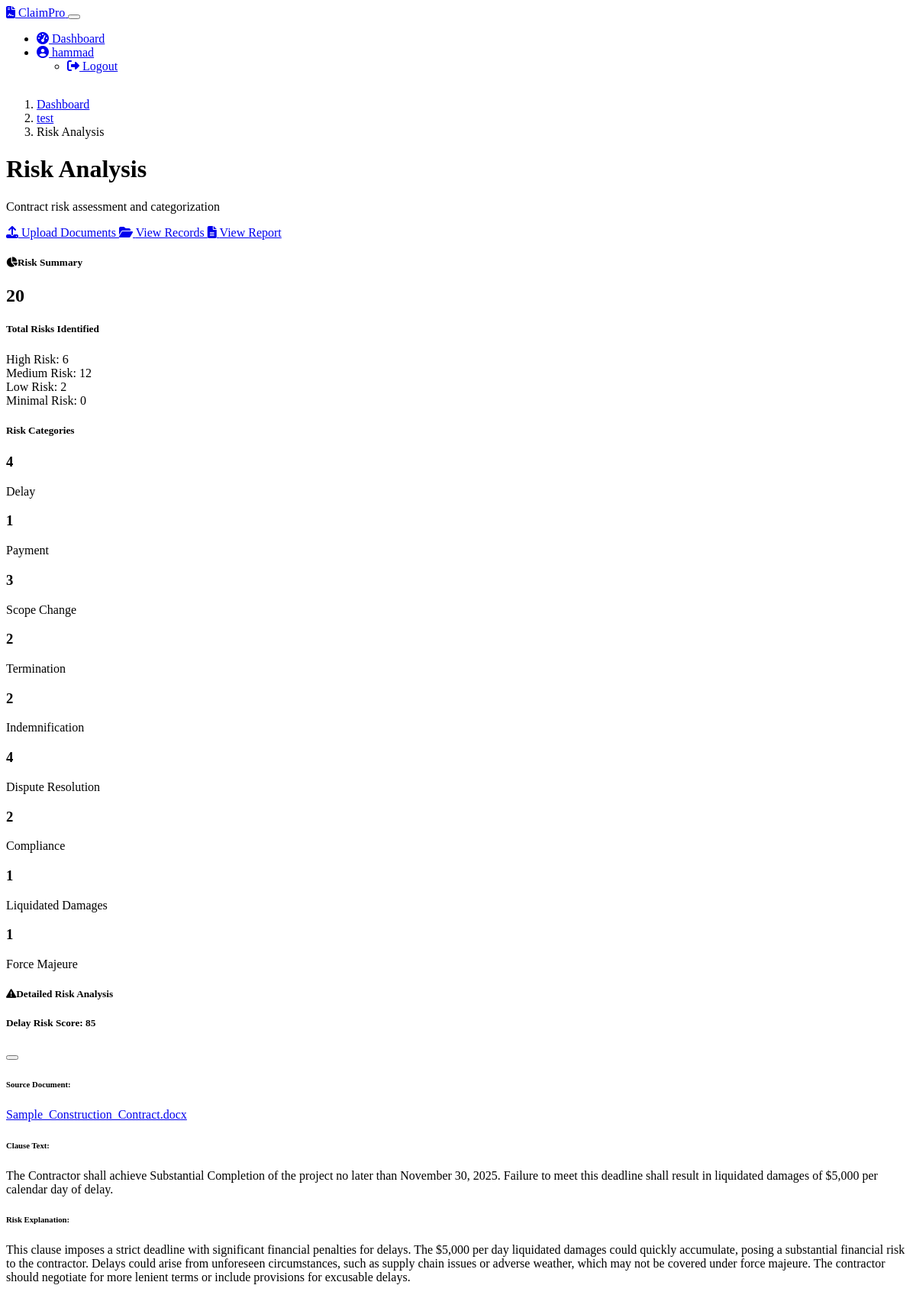
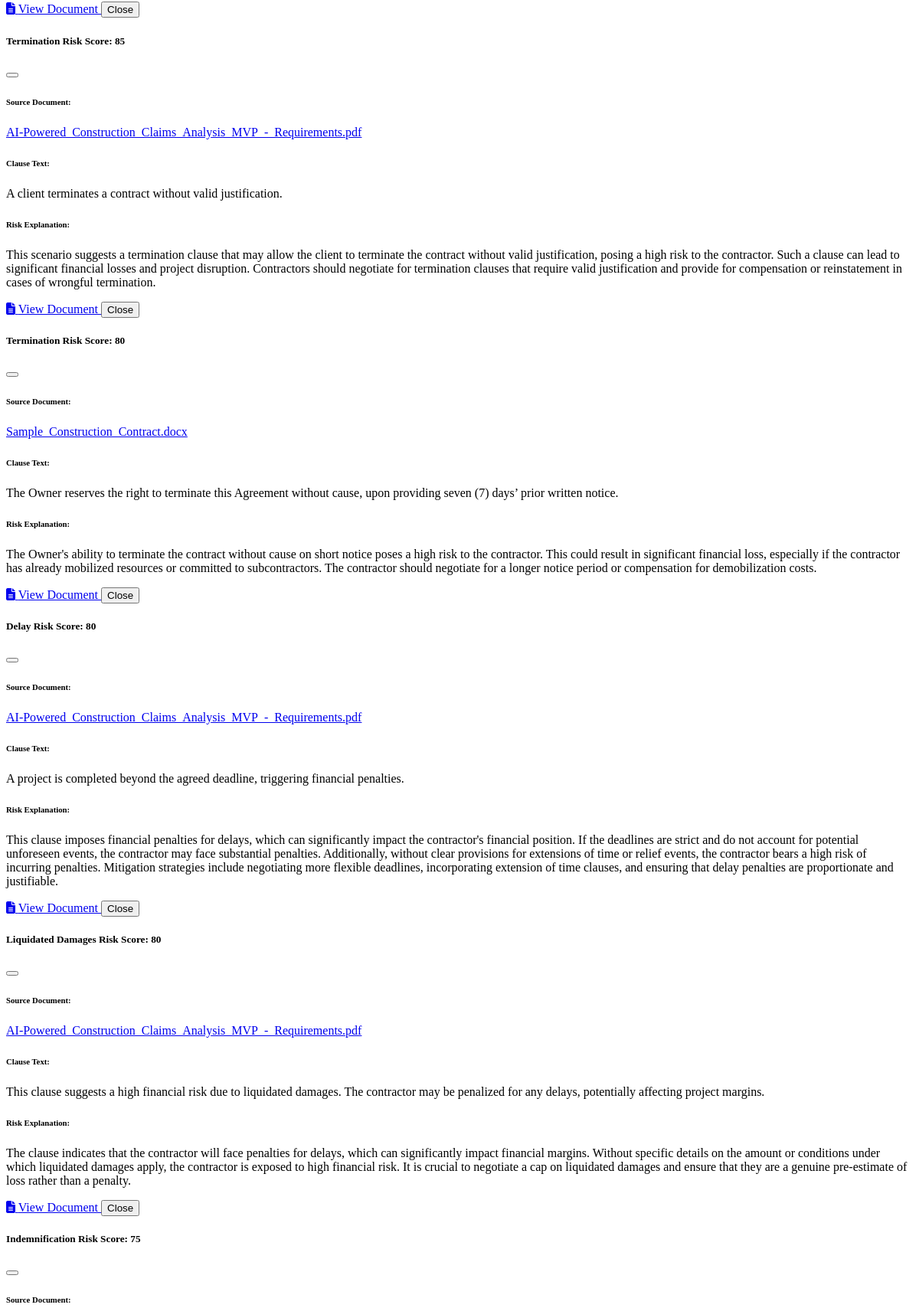
The app's page /project/1/risks (signed in, upper part) with its own data (2 pictures, top to bottom).
### models.py (models this page shows, shortened)
class User(UserMixin, db.Model):
    id = db.Column(db.Integer, primary_key=True)
    username = db.Column(db.String(64), unique=True, nullable=False)
    email = db.Column(db.String(120), unique=True, nullable=False)
    password_hash = db.Column(db.String(256), nullable=False)
    projects = db.relationship('Project', backref='user', lazy=True, cascade="all, delete-orphan")

class Project(db.Model):
    id = db.Column(db.Integer, primary_key=True)
    user_id = db.Column(db.Integer, db.ForeignKey('user.id'), nullable=False)
    project_name = db.Column(db.String(120), nullable=False)
    created_at = db.Column(db.DateTime, default=datetime.utcnow)
    documents = db.relationship('Document', backref='project', lazy=True, cascade="all, delete-orphan")
    project_records = db.relationship('ProjectRecord', backref='project', lazy=True, cascade="all, delete-orphan")
    risks = db.relationship('Risk', backref='project', lazy=True, cascade="all, delete-orphan")
    entitlement_causation = db.relationship('EntitlementCausation', backref='project', lazy=True, cascade="all, delete-orphan")
    quantum = db.relationship('Quantum', backref='project', lazy=True, cascade="all, delete-orphan")
    counterclaims = db.relationship('Counterclaim', backref='project', lazy=True, cascade="all, delete-orphan")
    chat_messages = db.relationship('ChatMessage', backref='project', lazy=True, cascade="all, delete-orphan")

class Risk(db.Model):
    id = db.Column(db.Integer, primary_key=True)
    document_id = db.Column(db.Integer, db.ForeignKey('document.id'), nullable=False)
    project_id = db.Column(db.Integer, db.ForeignKey('project.id'), nullable=False)
    clause_text = db.Column(db.Text, nullable=False)
    risk_category = db.Column(db.String(50), nullable=False)
    risk_score = db.Column(db.Integer, nullable=False)
    explanation = db.Column(db.Text, nullable=False)

class Document(db.Model):
    id = db.Column(db.Integer, primary_key=True)
    project_id = db.Column(db.Integer, db.ForeignKey('project.id'), nullable=False)
    filename = db.Column(db.String(255), nullable=False)
    extracted_text = db.Column(db.Text, nullable=True)
    uploaded_at = db.Column(db.DateTime, default=datetime.utcnow)
    risks = db.relationship('Risk', backref='document', lazy=True, cascade="all, delete-orphan")

### app.py (the view)
@app.route('/project/<int:project_id>/risks')
@login_required
def view_risks(project_id):
    project = Project.query.get_or_404(project_id)
    if project.user_id != current_user.id:
        abort(403)
    risks = Risk.query.filter_by(project_id=project_id).all()
    return render_template('view_risks.html', project=project, risks=risks)

### app.py (called while the page is built)
@login_manager.user_loader
def load_user(user_id):
    return db.session.get(User, int(user_id))

### templates/view_risks.html (shortened to what this page needs)
{% extends 'base.html' %}
{% block content %}
<nav aria-label="breadcrumb" class="mb-4">
    <ol class="breadcrumb">
        <li class="breadcrumb-item"><a href="{{ url_for('dashboard') }}">Dashboard</a></li>
        <li class="breadcrumb-item"><a href="{{ url_for('upload_document', project_id=project.id) }}">{{ project.project_name }}</a></li>
        <li class="breadcrumb-item active">Risk Analysis</li>
    </ol>
</nav>
<div class="row mb-4">
    <div class="col-md-7">
        <h1 class="mb-2">Risk Analysis</h1>
        <p class="lead">Contract risk assessment and categorization</p>
    </div>
    <div class="col-md-5 text-md-end d-flex flex-wrap justify-content-md-end gap-2">
        <a href="{{ url_for('upload_document', project_id=project.id) }}" class="btn btn-outline-primary">
            <i class="fas fa-upload me-1"></i> Upload Documents
        </a>
        <a href="{{ url_for('view_project_records', project_id=project.id) }}" class="btn btn-info">
            <i class="fas fa-folder-open me-1"></i> View Records
        </a>
        <a href="{{ url_for('generate_report', project_id=project.id) }}" class="btn btn-success">
            <i class="fas fa-file-alt me-1"></i> View Report
        </a>
    </div>
</div>
<div class="card shadow-sm mb-4 fade-in-element">
    <div class="card-header bg-primary text-white">
        <h5 class="mb-0"><i class="fas fa-chart-pie me-2"></i>Risk Summary</h5>
    </div>
    <div class="card-body">
        {% if risks %}
            <div class="row">
                <div class="col-md-4 mb-4 mb-md-0">
                    <div class="card h-100 bg-dark">
                        <div class="card-body text-center">
                            <h2 class="mb-3">{{ risks|length }}</h2>
                            <h5 class="text-muted">Total Risks Identified</h5>
                            <div class="mt-4">
                                {% set high_risks = risks|selectattr('risk_score', 'ge', 75)|list|length %}
                                {% set medium_risks = risks|selectattr('risk_score', 'ge', 50)|selectattr('risk_score', 'lt', 75)|list|length %}
                                {% set low_risks = risks|selectattr('risk_score', 'ge', 25)|selectattr('risk_score', 'lt', 50)|list|length %}
                                {% set minimal_risks = risks|selectattr('risk_score', 'lt', 25)|list|length %}
                                <div class="d-flex justify-content-between mb-2">
                                    <span>High Risk:</span>
                                    <span class="badge bg-danger">{{ high_risks }}</span>
                                </div>
                                <div class="d-flex justify-content-between mb-2">
                                    <span>Medium Risk:</span>
                                    <span class="badge bg-warning">{{ medium_risks }}</span>
                                </div>
                                <div class="d-flex justify-content-between mb-2">
                                    <span>Low Risk:</span>
                                    <span class="badge bg-info">{{ low_risks }}</span>
                                </div>
                                <div class="d-flex justify-content-between">
                                    <span>Minimal Risk:</span>
                                    <span class="badge bg-success">{{ minimal_risks }}</span>
                                </div>
                            </div>
                        </div>
                    </div>
                </div>
                <div class="col-md-8">
                    <div class="card h-100 bg-dark">
                        <div class="card-body">
                            <h5 class="text-center mb-3">Risk Categories</h5>
                            {% set categories = {} %}
                            <div class="row row-cols-1 row-cols-md-3 g-3">
                                {% for category, count in categories.items() %}
                                    <div class="col">
                                        <div class="card bg-dark border">
                                            <div class="card-body text-center p-3">
                                                <h3 class="mb-2">{{ count }}</h3>
                                                <p class="mb-0">{{ category }}</p>
                                            </div>
                                        </div>
                                    </div>
                                {% endfor %}
                            </div>
                        </div>
                    </div>
                </div>
            </div>
        {% endif %}
    </div>
</div>
{% if risks %}
    <div class="card shadow-sm mb-4 fade-in-element">
        <div class="card-header bg-warning text-dark">
            <h5 class="mb-0"><i class="fas fa-exclamation-triangle me-2"></i>Detailed Risk Analysis</h5>
        </div>
        <div class="card-body p-0">
            <div class="table-responsive">
                <table class="table table-hover mb-0">
                    <tbody>
                        {% for risk in risks|sort(attribute='risk_score', reverse=True) %}
                            {% set document = risk.document %}
                            <div class="modal fade" id="riskModal-{{ risk.id }}" tabindex="-1" aria-hidden="true">
                                <div class="modal-dialog modal-lg">
                                    <div class="modal-content">
                                        <div class="modal-header bg-{{ 'danger' if risk.risk_score >= 75 else ('warning' if risk.risk_score >= 50 else ('info' if risk.risk_score >= 25 else 'success')) }} {{ 'text-dark' if risk.risk_score < 75 else 'text-white' }}">
                                            <h5 class="modal-title">
                                                {{ risk.risk_category }} Risk
                                                <span class="badge bg-dark ms-2">Score: {{ risk.risk_score }}</span>
                                            </h5>
                                            <button type="button" class="btn-close {{ 'btn-close-white' if risk.risk_score >= 75 else '' }}" data-bs-dismiss="modal" aria-label="Close"></button>
                                        </div>
                                        <div class="modal-body">
                                            <div class="mb-4">
                                                <h6>Source Document:</h6>
                                                <p>
                                                    <a href="{{ url_for('view_document', project_id=project.id, document_id=document.id) }}">
                                                        {{ document.filename }}
                                                    </a>
                                                </p>
                                            </div>
                                            <div class="mb-4">
                                                <h6>Clause Text:</h6>
                                                <div class="bg-dark p-3 rounded">
                                                    <p class="text-light mb-0">{{ risk.clause_text }}</p>
                                                </div>
                                            </div>
                                            <div>
                                                <h6>Risk Explanation:</h6>
                                                <p>{{ risk.explanation }}</p>
                                            </div>
                                        </div>
                                        <div class="modal-footer">
                                            <a href="{{ url_for('view_document', project_id=project.id, document_id=document.id) }}" class="btn btn-info">
                                                <i class="fas fa-file-alt me-1"></i> View Document
                                            </a>
                                            <button type="button" class="btn btn-secondary" data-bs-dismiss="modal">Close</button>
                                        </div>
                                    </div>
                                </div>
                            </div>
                        {% endfor %}
                    </tbody>
                </table>
            </div>
        </div>
    </div>
{% endif %}
{% endblock %}

### templates/base.html (shortened to what this page needs)
<!DOCTYPE html>
<html lang="en" data-bs-theme="dark">
<head>
    <link rel="stylesheet" href="https://cdn.replit.com/agent/bootstrap-agent-dark-theme.min.css">
    <link rel="stylesheet" href="https://cdnjs.cloudflare.com/ajax/libs/font-awesome/6.4.0/css/all.min.css">
    <link rel="stylesheet" href="{{ url_for('static', filename='styles.css') }}">
</head>
<body class="d-flex flex-column min-vh-100">
    <nav class="navbar navbar-expand-lg navbar-dark bg-primary">
        <div class="container">
            <a class="navbar-brand d-flex align-items-center" href="{{ url_for('index') }}">
                <i class="fas fa-file-contract me-2"></i>
                <span>ClaimPro</span>
            </a>
            <button class="navbar-toggler" type="button" data-bs-toggle="collapse" data-bs-target="#navbarNav">
            </button>
            <div class="collapse navbar-collapse" id="navbarNav">
                <ul class="navbar-nav ms-auto">
                    {% if current_user.is_authenticated %}
                    <li class="nav-item">
                        <a class="nav-link {% if request.endpoint == 'dashboard' %}active{% endif %}" href="{{ url_for('dashboard') }}">
                            <i class="fas fa-tachometer-alt me-1"></i> Dashboard
                        </a>
                    </li>
                    <li class="nav-item dropdown">
                        <a class="nav-link dropdown-toggle" href="#" id="userDropdown" role="button" data-bs-toggle="dropdown">
                            <i class="fas fa-user-circle me-1"></i> {{ current_user.username }}
                        </a>
                        <ul class="dropdown-menu dropdown-menu-end">
                            <li>
                                <a class="dropdown-item" href="{{ url_for('logout') }}">
                                    <i class="fas fa-sign-out-alt me-1"></i> Logout
                                </a>
                            </li>
                        </ul>
                    </li>
                    {% endif %}
                </ul>
            </div>
        </div>
    </nav>
    <main class="py-4">
        <div class="container">
            {% block content %}{% endblock %}
        </div>
    </main>
</body>
</html>

### static/styles.css (style rules this page uses)
body { min-height: 100vh; display: flex; flex-direction: column; }
main { flex: 1; }
.fade-in { animation: fadeIn 0.5s; }

### records on screen
User: username "hammad"
Project: project_name "test"
Risk: count "4", risk_category "Delay", risk_score "85", clause_text "The Contractor shall achieve Substantial Completion of the project no later than November 30, 2025. Failure to meet this deadline shall result in liquidated damages of $5,000 per calendar day of delay.", explanation "This clause imposes a strict deadline with significant financial penalties for delays. The $5,000 per day liquidated damages could quickly accumulate, posing a substantial financial risk to the contractor. Delays could arise from unforeseen circumstances, such as supply chain issues or adverse weather, which may not be covered under force majeure. The contractor should negotiate for more lenient terms or include provisions for excusable delays."
Risk: project "1", risk_category "Payment"
Risk: id "3", risk_category "Scope Change"
Risk: count "2", risk_category "Termination", risk_score "80", clause_text "The Owner reserves the right to terminate this Agreement without cause, upon providing seven (7) days’ prior written notice.", explanation "The Owner's ability to terminate the contract without cause on short notice poses a high risk to the contractor. This could result in significant financial loss, especially if the contractor has already mobilized resources or committed to subcontractors. The contractor should negotiate for a longer notice period or compensation for demobilization costs."
Risk: count "2", risk_category "Indemnification", risk_score "75"
Risk: count "4", risk_category "Dispute Resolution"
Risk: count "2", risk_category "Compliance"
Risk: project "1", risk_category "Liquidated Damages", risk_score "80", clause_text "This clause suggests a high financial risk due to liquidated damages. The contractor may be penalized for any delays, potentially affecting project margins.", explanation "The clause indicates that the contractor will face penalties for delays, which can significantly impact financial margins. Without specific details on the amount or conditions under which liquidated damages apply, the contractor is exposed to high financial risk. It is crucial to negotiate a cap on liquidated damages and ensure that they are a genuine pre-estimate of loss rather than a penalty."
Risk: project "1", risk_category "Force Majeure"
Document: filename "Sample_Construction_Contract.docx"
Risk: risk_category "Termination", risk_score "85", clause_text "A client terminates a contract without valid justification.", explanation "This scenario suggests a termination clause that may allow the client to terminate the contract without valid justification, posing a high risk to the contractor. Such a clause can lead to significant financial losses and project disruption. Contractors should negotiate for termination clauses that require valid justification and provide for compensation or reinstatement in cases of wrongful termination."
Document: filename "AI-Powered_Construction_Claims_Analysis_MVP_-_Requirements.pdf"
Risk: risk_category "Delay", risk_score "80", clause_text "A project is completed beyond the agreed deadline, triggering financial penalties.", explanation "This clause imposes financial penalties for delays, which can significantly impact the contractor's financial position. If the deadlines are strict and do not account for potential unforeseen events, the contractor may face substantial penalties. Additionally, without clear provisions for extensions of time or relief events, the contractor bears a high risk of incurring penalties. Mitigation strategies include negotiating more flexible deadlines, incorporating extension of time clauses, and ensuring that delay penalties are proportionate and justifiable."

### other values on screen
{{ risks|length }} "20"
{{ high_risks }} "6"
{{ medium_risks }} "12"
{{ low_risks }} "2"
{{ minimal_risks }} "0"
